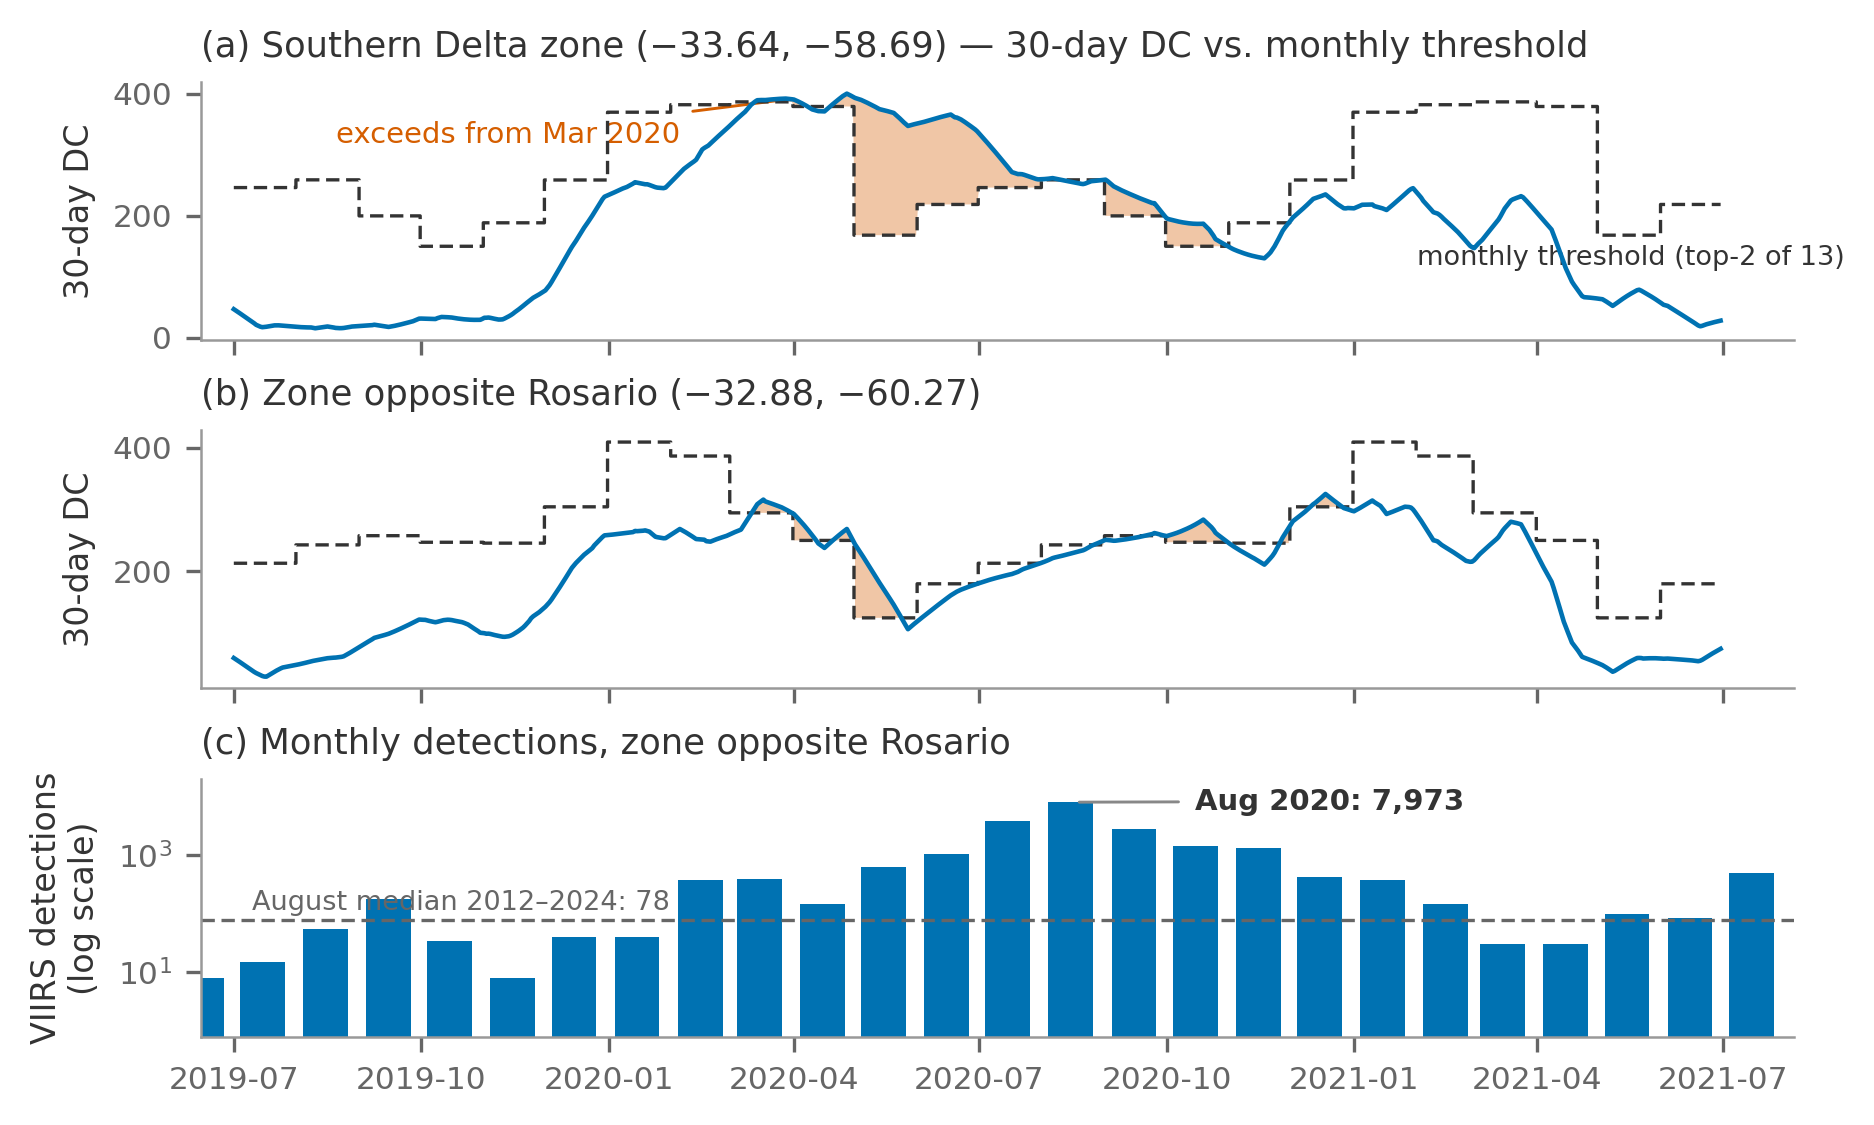

Here is the Python script that generated this plot:
#!/usr/bin/env python3
"""Fig. 5 — Caso Delta del Paraná 2020. (a) DC móvil 30d de la zona sur del Delta de
Entre Ríos vs su umbral mensual (supera desde marzo 2020 — 5 meses antes del pico);
(b) ídem zona frente a Rosario; (c) detecciones mensuales de la zona frente a Rosario
(pico ago-2020: 7.973 vs mediana 78). Fuente: datos/delta_2020.json."""
import datetime as dt
from estilo import plt, MM, AZUL, VERMELLON, GRIS, cargar, guardar

D = cargar('delta_2020.json')
SUR, ROS = '-33.64_-58.69', '-32.88_-60.27'


def eje_dc(ax, zid, titulo):
    d = D[zid]
    x = [dt.date.fromisoformat(f) for f in d['fechas']]
    y = d['dc30']
    # umbral escalonado: el del mes calendario de cada día
    u = [d['umbral'][f.month - 1] for f in x]
    ax.plot(x, y, color=AZUL, lw=1.1, zorder=5)
    ax.step(x, u, color='#333333', lw=0.8, ls=(0, (4, 2)), zorder=4, where='mid')
    ax.fill_between(x, u, y, where=[yy > uu for yy, uu in zip(y, u)],
                    color=VERMELLON, alpha=0.35, lw=0, zorder=3)
    ax.set_ylabel('30-day DC')
    ax.set_title(titulo, loc='left')
    return x


fig, (a, b, c) = plt.subplots(3, 1, figsize=(174 * MM, 105 * MM), sharex=True)
x = eje_dc(a, SUR, '(a) Southern Delta zone (−33.64, −58.69) — 30-day DC vs. monthly threshold')
a.annotate('exceeds from Mar 2020', xy=(dt.date(2020, 3, 31), 392), fontsize=7,
           color=VERMELLON, xytext=(dt.date(2019, 8, 20), 320),
           arrowprops=dict(arrowstyle='-', color=VERMELLON, lw=0.7))
a.text(dt.date(2021, 2, 1), 120, 'monthly threshold (top-2 of 13)', fontsize=6.5, color='#333333')
eje_dc(b, ROS, '(b) Zone opposite Rosario (−32.88, −60.27)')

d = D[ROS]
ymm = [k for k in sorted(d['focos']) if k <= '2021-07']
xm = [dt.date(int(k[:4]), int(k[5:7]), 15) for k in ymm]
vm = [d['focos'][k] for k in ymm]
c.bar(xm, vm, width=22, color=AZUL, log=True)
c.axhline(max(d['mediana_agosto'], 1), color=GRIS, lw=0.8, ls=(0, (4, 2)))
c.text(dt.date(2019, 7, 10), d['mediana_agosto'] * 1.5,
       f"August median 2012–2024: {int(d['mediana_agosto'])}", fontsize=6.5, color=GRIS)
c.annotate('Aug 2020: 7,973', xy=(dt.date(2020, 8, 15), 7973), fontsize=7,
           color='#333333', fontweight='bold', xytext=(dt.date(2020, 10, 15), 6000),
           arrowprops=dict(arrowstyle='-', color='#888888', lw=0.7))
c.set_ylabel('VIIRS detections\n(log scale)')
c.set_ylim(0.8, 20000)
c.set_title('(c) Monthly detections, zone opposite Rosario', loc='left')
c.set_xlim(dt.date(2019, 6, 15), dt.date(2021, 8, 5))

fig.subplots_adjust(hspace=0.35)
guardar(fig, 'fig5_delta_2020')
